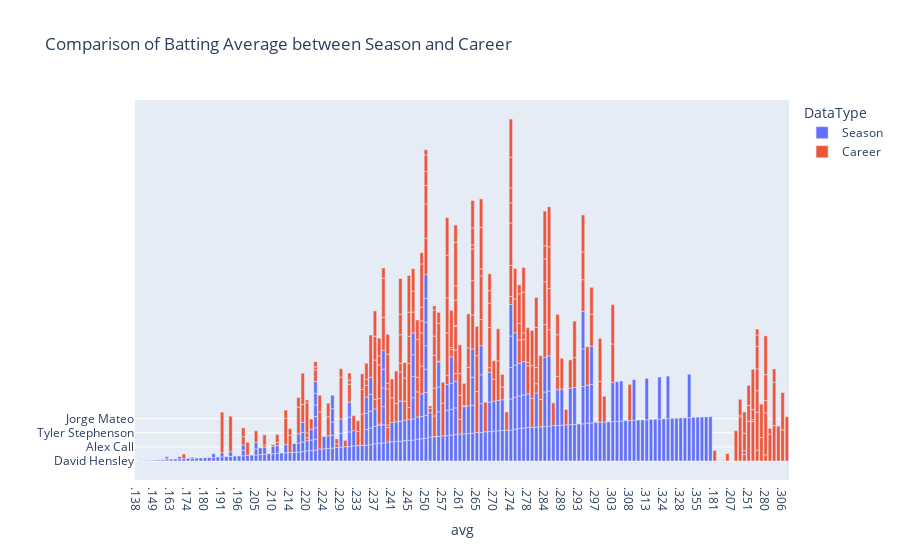

Notebook source saved alongside this figure:
### Code cell
combined_data = pd.concat([player_season.assign(DataType='Season'),
                           player_career.assign(DataType='Career')])
combined_data = combined_data.sort_values('avg', ascending=True)
fig = px.bar(combined_data, x='avg', y='FullName', color='DataType',
             title='Comparison of Batting Average between Season and Career',
             orientation='v')
fig.update_layout(yaxis=dict(title=''))
fig.show()

### Figure 1 — Plotly figure (JSON) as saved in the notebook; plotly's stock layout.template omitted (floating-point values rounded to 4 significant figures; data arrays with more than 128 entries replaced by an {"elided": "..."} marker saying what was removed)
{"data": [{"alignmentgroup": "True", "hovertemplate": "DataType=Season<br>avg=%{x}<br>FullName=%{y}<extra></extra>", "legendgroup": "Season", "marker": {"color": "#636efa", "pattern": {"shape": ""}}, "name": "Season", "offsetgroup": "Season", "orientation": "v", "showlegend": true, "textposition": "auto", "type": "bar", "x": {"elided": "274 str values"}, "xaxis": "x", "y": {"elided": "274 str values"}, "yaxis": "y"}, {"alignmentgroup": "True", "hovertemplate": "DataType=Career<br>avg=%{x}<br>FullName=%{y}<extra></extra>", "legendgroup": "Career", "marker": {"color": "#EF553B", "pattern": {"shape": ""}}, "name": "Career", "offsetgroup": "Career", "orientation": "v", "showlegend": true, "textposition": "auto", "type": "bar", "x": {"elided": "274 str values"}, "xaxis": "x", "y": {"elided": "274 str values"}, "yaxis": "y"}], "layout": {"barmode": "relative", "legend": {"title": {"text": "DataType"}, "tracegroupgap": 0}, "title": {"text": "Comparison of Batting Average between Season and Career"}, "xaxis": {"anchor": "y", "domain": [0, 1], "title": {"text": "avg"}}, "yaxis": {"anchor": "x", "domain": [0, 1], "title": {"text": ""}}}}
